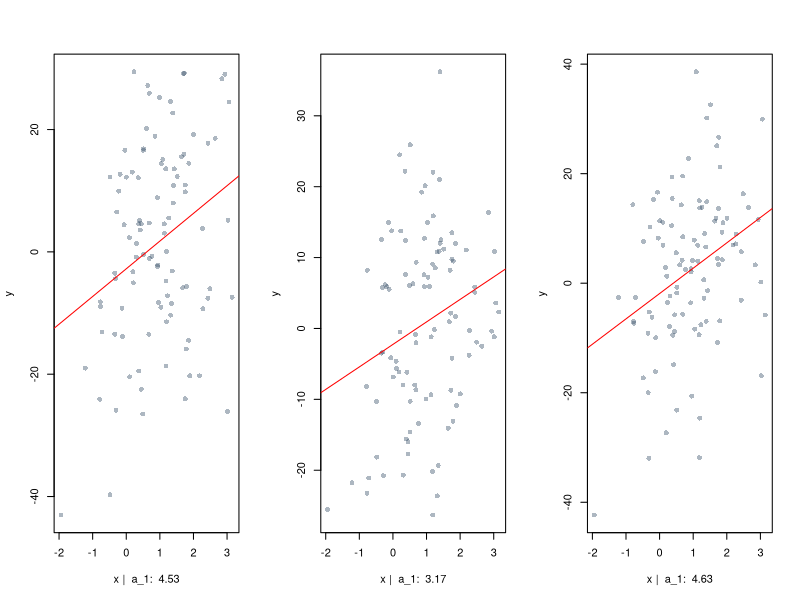
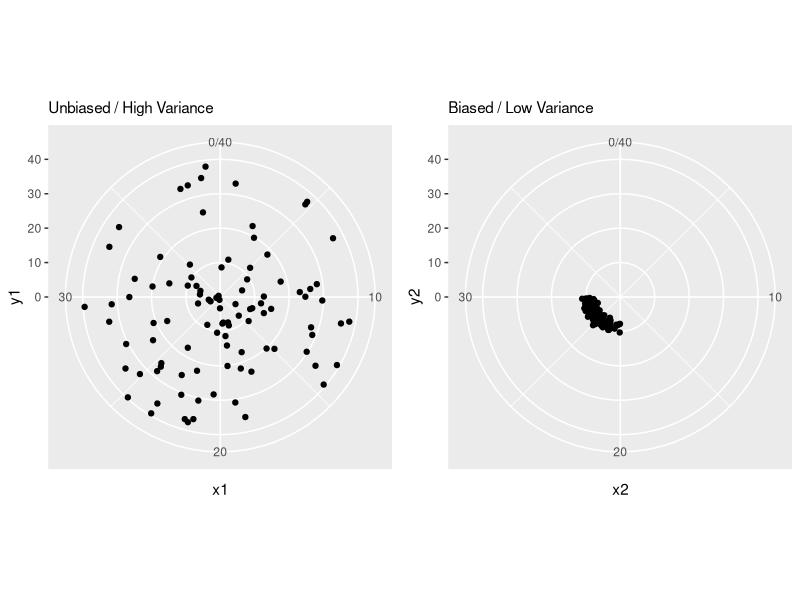
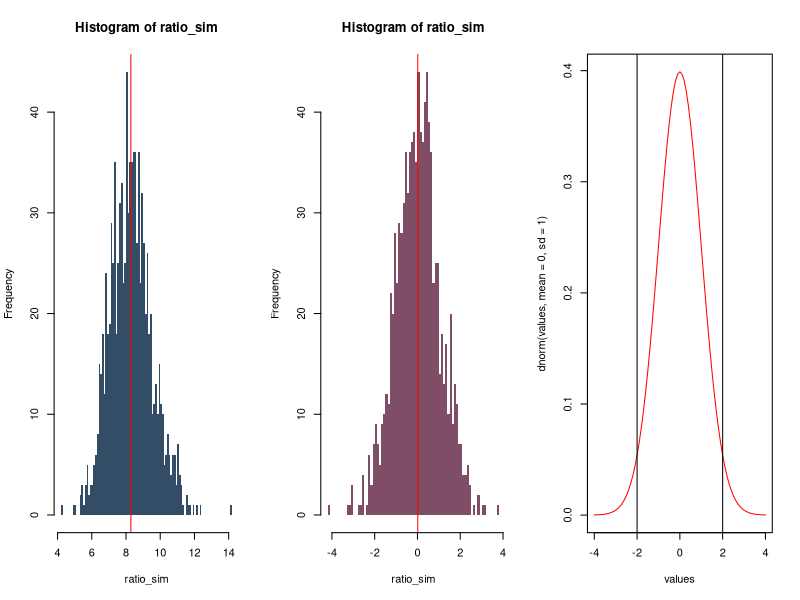
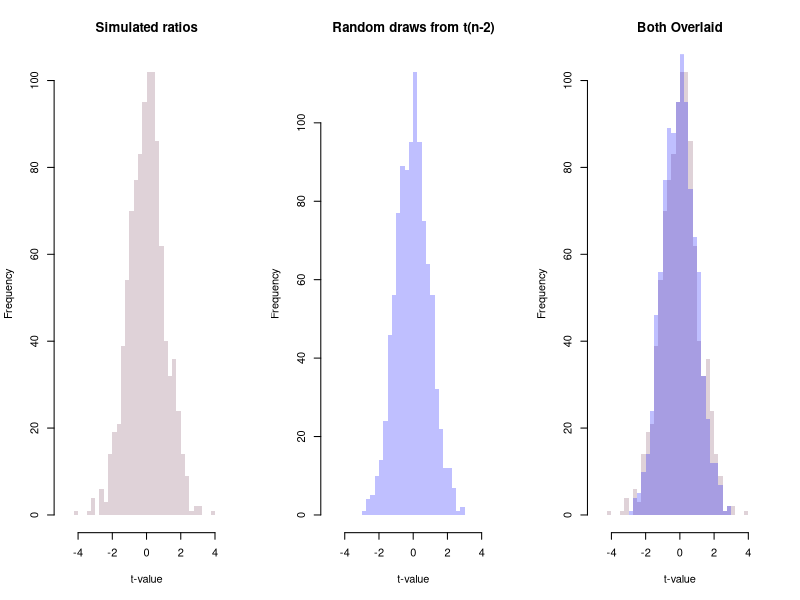

Recreate these plots in R, in order.
## ---- chunk 1
# imports 
library(ggplot2)
library(gridExtra)
## ---- chunk 2
set.seed(666)
n <- 100
reps <- 3
x <- rnorm(n, mean=1, sd=1)  # don't change x
# a1_sim <- vector(mode="numeric", length=reps)
par(mfrow=c(1, 3))  # 3 plots side-by-side
for (i in 1:reps){  # redraw unmeasured z, and v:
  z <- rnorm(n=n, mean=1, sd=4)
  v <- rnorm(n=n, mean=2, sd=4)
  y = 1 + 2 * x + 3 * z - 2 * v
  fit <- lm(y~x)
  a1 <- coef(fit)["x"]
  plot(x=x, y=y, 
       col=rgb(0.2, 0.3, 0.4, 0.4), pch=16,
       xlab=paste("x |  a_1: ", round(a1,2)))
  abline(fit, col="red")
}
## ---- chunk 3
df <- data.frame(x1 = runif(100, min=0, max=40),
                 x2 = runif(100, min=20, max=30),
                 y1 = runif(100, min=0, max=40),
                 y2 = abs(rnorm(100, mean=9, sd=1)))
# theme_set(theme_bw())
left_plot <- ggplot(data=df, aes(x1, y1)) +
  geom_point() +
  coord_polar() +
  scale_y_continuous(limits=c(0, 40)) +
  scale_x_continuous(limits=c(0, 40))+
  labs(subtitle="Unbiased / High Variance")
right_plot <- ggplot(data=df, aes(x2, y2)) +
  geom_point() +
  coord_polar() +
  scale_y_continuous(limits=c(0, 40)) +
  scale_x_continuous(limits=c(0, 40)) + 
  labs(subtitle="Biased / Low Variance")
grid.arrange(left_plot, right_plot, ncol=2)
## ---- chunk 4
set.seed(666)
reps <- 1000
n <- 100
x <- rnorm(n=n, mean=1, sd=2)
ratio_sim <- vector(mode="numeric", length=reps)
for (i in 1:reps){
  y <- 1 + 2 * x + rnorm(n=n, mean=0, sd=5)
  fit <- lm(y ~ x)
  betas <- coef(fit)
  ses <- coef(summary(fit))[, "Std. Error"]
  ratio_sim[i] <- betas["x"] / ses["x"]
}
hist(ratio_sim, col=rgb(0.2, 0.3, 0.4, 1), border=NA, breaks=100)
abline(v=mean(ratio_sim),col="red")
## ---- chunk 5
set.seed(666)
reps <- 1000
n <- 100
x <- rnorm(n=n, mean=1, sd=2)
ratio_sim <- vector(mode="numeric", length=reps)
for (i in 1:reps){
  y <- 1 + 0 * x + rnorm(n=n, mean=0, sd=5)
  fit <- lm(y ~ x)
  betas <- coef(fit)
  ses <- coef(summary(fit))[, "Std. Error"]
  ratio_sim[i] <- betas["x"] / ses["x"]
}
hist(ratio_sim, col=rgb(0.5, 0.3, 0.4, 1), border=NA, breaks=100)
abline(v=mean(ratio_sim),col="red")
## ---- chunk 6
values <- seq(-4,4,0.1)
plot(x=values, y=dnorm(values, mean=0, sd=1), type="l", col="red")
abline(v=c(-2, 2))
## ---- chunk 7
pnorm(1.96, mean=0, sd=1)
## ---- chunk 8
set.seed(666)
par(mfrow=c(1,3))
breaks <- seq(-5, 5, 0.25)
cred <- rgb(0.5, 0.3, 0.4, 0.25)
cblue <- rgb(0,0,1,1/4)
# 1st histogram
hist(ratio_sim, col=cred, border=NA, breaks=breaks,
     main="Simulated ratios", xlab="t-value")
# drawing randomly from the t-distribution
t_dist <- rt(n=reps, df=n-2)
# 2nd histogram
hist(t_dist, col=cblue, border=NA, breaks=breaks,
     main="Random draws from t(n-2)", xlab="t-value")
# 3rd histogram
hist(ratio_sim, col=cred, border=NA, breaks=breaks,
     main="Both Overlaid", xlab="t-value")
hist(t_dist, col=cblue, border=NA, breaks=breaks, add=T)
## ---- chunk 9
# using the t-probability function to compute the prob
# to see a value of 8 or less
pt(q=8, df=n-2)
## ---- chunk 10
# using the t-probability function to compute the prob
# to see a value of 8 or less
pt(q=2, df=n-2)
